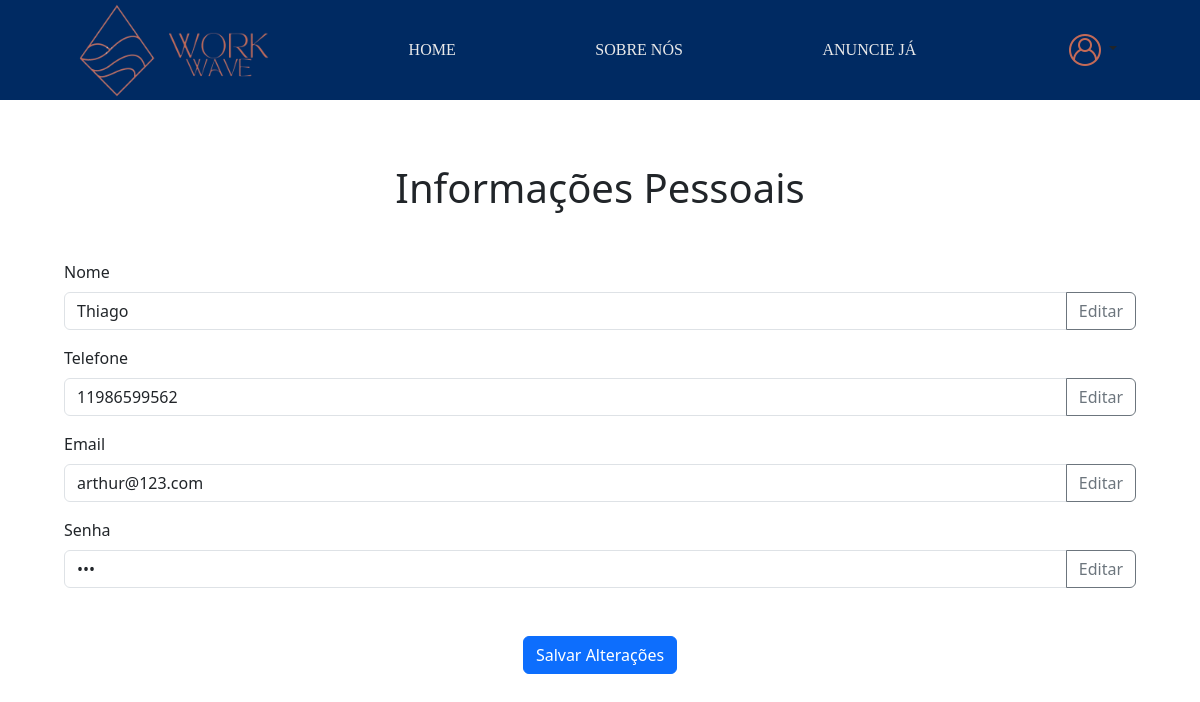
The page /DadosUsuario.php (signed in) on the database as committed earlier.
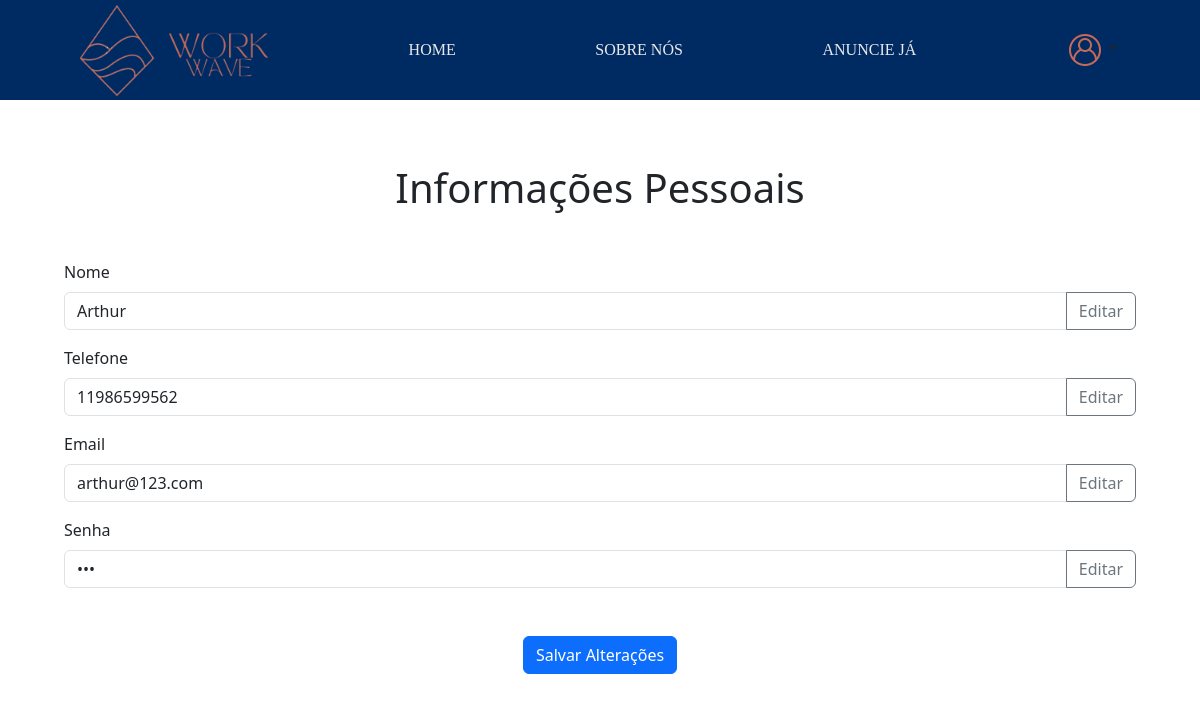
The same page on the database as committed later.
### tables this page shows
CREATE TABLE `proprietario` (
  `ProId` int(11) NOT NULL,
  `ProNome` varchar(100) NOT NULL,
  `ProSenha` varchar(50) NOT NULL,
  `ProEmail` varchar(100) NOT NULL,
  `ProTelefone` varchar(20) NOT NULL
);

### DadosUsuario.php (the view, shortened to what this page needs)
<?php
try {
    $conexao = new PDO("mysql:host=localhost; dbname=workwave", "root", "");
    $conexao->setAttribute(PDO::ATTR_ERRMODE, PDO::ERRMODE_EXCEPTION);
} catch (PDOException $erro) {
    echo "Erro na conexão:" . $erro->getMessage();
}
if ($_SESSION['ProprietarioLocador'] == 'Proprietario') {
    $tabela = 'proprietario';
    $campo_id = 'ProId';
    $campo_nome = 'ProNome';
    $campo_telefone = 'ProTelefone';
    $campo_email = 'ProEmail';
    $campo_senha = 'ProSenha';
}
$stmt = $conexao->prepare("SELECT * FROM $tabela WHERE $campo_id = :id");
$stmt->bindParam(':id', $_SESSION['UsuarioId']);
$stmt->execute();
$usuario = $stmt->fetch(PDO::FETCH_ASSOC);
?>
<!DOCTYPE html>
<html lang="en">
<head>
    <link href="https://cdn.jsdelivr.net/npm/bootstrap@5.3.3/dist/css/bootstrap.min.css" rel="stylesheet">
    <link rel="stylesheet" href="css/DadosUsuario.css">
    <link rel="stylesheet" href="css/Style.css">
</head>
<body>
<header>
    <div class="logo">
        <img src="img/WorkWave-removebg-preview (1).png" alt="" width="95px" height="95px">
        <img src="img/WorkWave__2_-removebg-preview.png" alt="" width="100px" height="100px">
    </div>
    <a href="index.php" class="underline">HOME</a>
    <a href="SobreNos.php" class="underline">SOBRE NÓS</a>
    <a href="AnuncieJa.php" class="underline">ANUNCIE JÁ</a>
    <?php
    if (!isset($_SESSION['usuario_validado']) || $_SESSION['usuario_validado'] == false) {
    ?>
        <div class="dropdown">
            <a class="btn dropdown-toggle" href="#" role="button" data-bs-toggle="dropdown" aria-expanded="false">
                <img src="img/user-logo.png" alt="">
            </a>
            <ul class="dropdown-menu">
                <li><a class="dropdown-item" href="login.php">Fazer Login</a></li>
            </ul>
        </div>
    <?php
    } else {
    ?>
        <div class="dropdown">
            <a class="btn dropdown-toggle" href="#" role="button" data-bs-toggle="dropdown" aria-expanded="false">
                <img src="img/user-logo.png" alt="">
            </a>
        </div>
    <?php
    };
    ?>
</header>
<div class="conteudo">
    <div class="dados">
        <h1 class = "text-center mb-5">Informações Pessoais</h1>
        <form method="POST" action="">
            <div class="mb-3">
                <label for="nome" class="form-label">Nome</label>
                <div class="input-group">
                    <input type="text" class="form-control" id="nome" name="nome" value="<?= $usuario[$campo_nome] ?>" readonly>
                    <button class="btn btn-outline-secondary" type="button" onclick="enableField('nome')">Editar</button>
                </div>
            </div>
            <div class="mb-3">
                <label for="telefone" class="form-label">Telefone</label>
                <div class="input-group">
                    <input type="text" class="form-control" id="telefone" name="telefone" value="<?= $usuario[$campo_telefone] ?>" readonly>
                    <button class="btn btn-outline-secondary" type="button" onclick="enableField('telefone')">Editar</button>
                </div>
            </div>
            <div class="mb-3">
                <label for="email" class="form-label">Email</label>
                <div class="input-group">
                    <input type="email" class="form-control" id="email" name="email" value="<?= $usuario[$campo_email] ?>" readonly>
                    <button class="btn btn-outline-secondary" type="button" onclick="enableField('email')">Editar</button>
                </div>
            </div>
            <div class="mb-3">
                <label for="senha" class="form-label">Senha</label>
                <div class="input-group">
                    <input type="password" class="form-control" id="senha" name="senha" value="<?= $usuario[$campo_senha] ?>" readonly>
                    <button class="btn btn-outline-secondary" type="button" onclick="enableField('senha')">Editar</button>
                </div>
            </div>
            <div class="botao d-flex justify-content-center mt-5">
                <button type="submit" class="btn btn-primary">Salvar Alterações</button>
            </div>
        </form>
    </div>
</div>
</body>
</html>

Rows that differ between the two databases and show on the page:
changed proprietario "arthur@123.com": nome "Thiago" → "Arthur"
